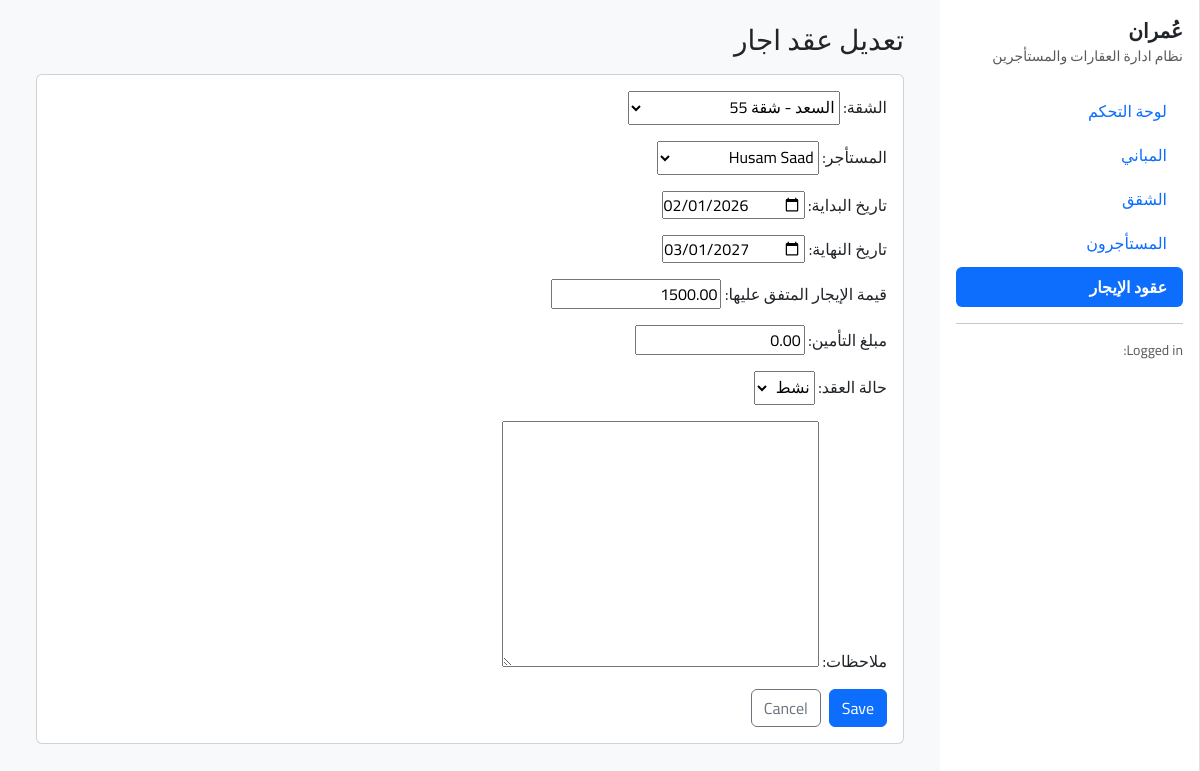
Screenshot of /leases/8/edit/ with the database file from the repository.
### listings/models.py (models this page shows, shortened)
class Lease(models.Model):
    class Status(models.TextChoices):
        ACTIVE = "ACTIVE", "نشط"
        ENDED = "ENDED", "منتهي"
    apartment = models.ForeignKey(
        Apartment,
        verbose_name="الشقة",
        on_delete=models.PROTECT,
        related_name="leases"
    )
    tenant = models.ForeignKey(
        Tenant,
        verbose_name="المستأجر",
        on_delete=models.PROTECT,
        related_name="leases"
    )
    start_date = models.DateField("تاريخ البداية")
    end_date = models.DateField("تاريخ النهاية", null=True, blank=True)
    rent_amount = models.DecimalField("قيمة الإيجار المتفق عليها", max_digits=12, decimal_places=2)
    security_deposit = models.DecimalField("مبلغ التأمين", max_digits=12, decimal_places=2, default=0)
    status = models.CharField("حالة العقد", max_length=10, choices=Status.choices, default=Status.ACTIVE)
    notes = models.TextField("ملاحظات", blank=True)
    class Meta:
        verbose_name = "عقد"
        verbose_name_plural = "العقود"
        ordering = ["-start_date"]
        constraints = [
            models.UniqueConstraint(
                fields=["apartment"],
                condition=models.Q(status="ACTIVE"),
                name="unique_active_lease_per_apartment",
            )
        ]

### listings/views.py (the view, shortened to what this page needs)
# urls.py: path("leases/<int:pk>/edit/", views.lease_edit, name="lease_edit"),
def lease_edit(request, pk):
    lease = get_object_or_404(Lease.objects.select_related("apartment"), pk=pk)
    form = LeaseForm(request.POST or None, instance=lease)
    is_htmx = request.headers.get("HX-Request")
    if is_htmx:
        resp = render(request, "listings/partials/form_modal_partial.html", {"form": form, "title": "تعديل عقد اجار"})
        resp["HX-Retarget"] = "#appModalBody"
        return resp
    return render(request, "listings/form.html", {"form": form, "title": "تعديل عقد اجار"})

### listings/forms.py (shortened to what this page needs)
class LeaseForm(forms.ModelForm):
    class Meta:
        model = Lease
        fields = ["apartment", "tenant", "start_date", "end_date", "rent_amount", "security_deposit", "status", "notes"]
        widgets = {
            "start_date": forms.DateInput(attrs={"type": "date"}),
            "end_date": forms.DateInput(attrs={"type": "date"}),
        }
    def __init__(self, *args, **kwargs):
        super().__init__(*args, **kwargs)
        if not self.instance.pk:
            self.fields["apartment"].queryset = Apartment.objects.filter(status="VACANT")

### listings/models.py (called while the page is built)
    def __str__(self):
        return f"{self.building.name} - شقة {self.apartment_no}"

    def __str__(self):
        return self.full_name

### listings/templates/listings/form.html (shortened to what this page needs)
{% extends "layout/base.html" %}
{% block content %}
<div class="d-flex align-items-center justify-content-between mb-3">
  <h3 class="mb-0">{{ title }}</h3>
</div>
<div class="card">
  <div class="card-body">
    <form method="post" novalidate>
      {{ form.as_p }}
      <div class="d-flex gap-2">
        <button class="btn btn-primary" type="submit">Save</button>
        <a class="btn btn-outline-secondary" href="javascript:history.back()">Cancel</a>
      </div>
    </form>
  </div>
</div>
{% endblock %}

### listings/templates/layout/base.html (style rules this page uses)
body { font-family: 'Cairo', sans-serif; }

### rows the page displays
Lease: apartment "السعد - شقة 55", tenant "Husam Saad", start_date "02/01/2026", end_date "03/01/2027", rent_amount "1500.00", security_deposit "0.00", status "نشط"

### other values shown
{{ title }} "تعديل عقد اجار"
